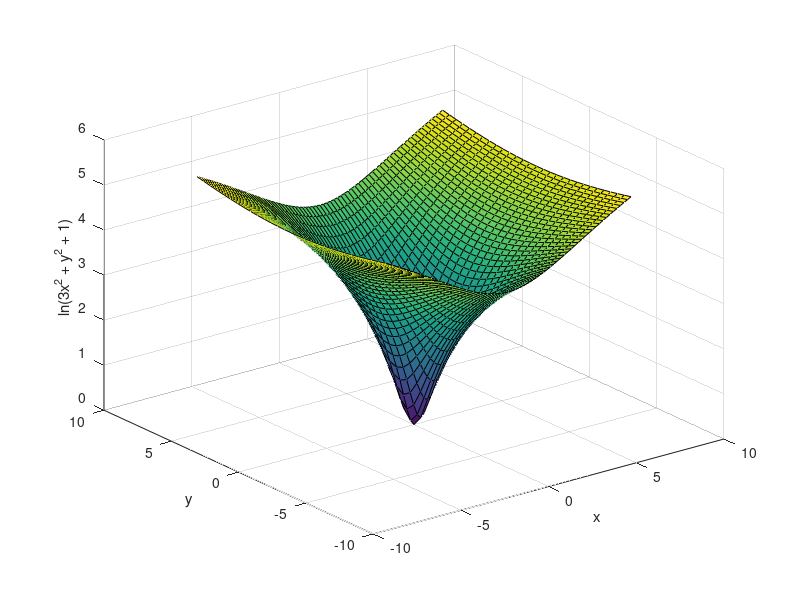

Source code (MATLAB):
% Déclaration fonction à plusieurs variables (vectorielle)
f = @(x, y) log(3*x.^2 + y.^2 + 1);

% Intervales selon x et y
[x, y] = meshgrid(-7:0.2:7, -7:0.5:7);

% Affichage en 2D
pcolor(x, y, f(x, y))

% Noms axes et titre
xlabel("x")
ylabel("y") 
title("ln(3x^2 + y^2 + 1)")

% Options affichage
axis equal tight
shading flat

% Affichage en 3D
surf(x, y, f(x,y))
xlabel("x")
ylabel("y") 
zlabel("ln(3x^2 + y^2 + 1)")

return

% Résolution de système 

% Constantes
me = 9.1091e-31; meff = 0.067*me; e = 1.602176565e-19; hbar = 6.626e-34/2/pi;
a = 10e-9;
E0 = hbar^2*pi^2/(2*meff*a^2)/e*1e3;
V0 = 1000; Vb = V0/E0;
q0 = pi*sqrt(Vb);

% Déclaration fonctions
f = @(x) abs(cos(x/2)).*(tan(x/2) > 0); ff = @(x) f(x) - x/q0;
g = @(x) abs(sin(x/2)).*(cot(x/2) < 0); gg = @(x) g(x) - x/q0;

x = linspace(0, 50, 1000);

% Affichage
% subplot(nombre de plots, nombre de lignes, numéro de plot)
subplot(2, 1, 1), plot(x, f(x), x, x/q0)
xlabel("k/2")
ylabel("|cos(k/2)| && tan(k/2) > 0") 
subplot(2, 1, 2), plot(x, g(x), x, x/q0)
xlabel("k/2")
ylabel("|sin(k/2)| && cotan(k/2) < 0") 

% Création des seeds
seed1 = [3.1] ; % Si plusieurs valeurs, alors donne le 0 le plus proche pour chacune  
qmod1 = fsolve(ff, seed1)
Emod1b = qmod1.^2/pi^2;
Emod1 = Emod1b*E0;

seed2 = [5 11] ; 
qmod2 = fsolve(gg, seed2)
Emod2b = qmod2.^2/pi^2; 
Emod2 = Emod2b*E0;
